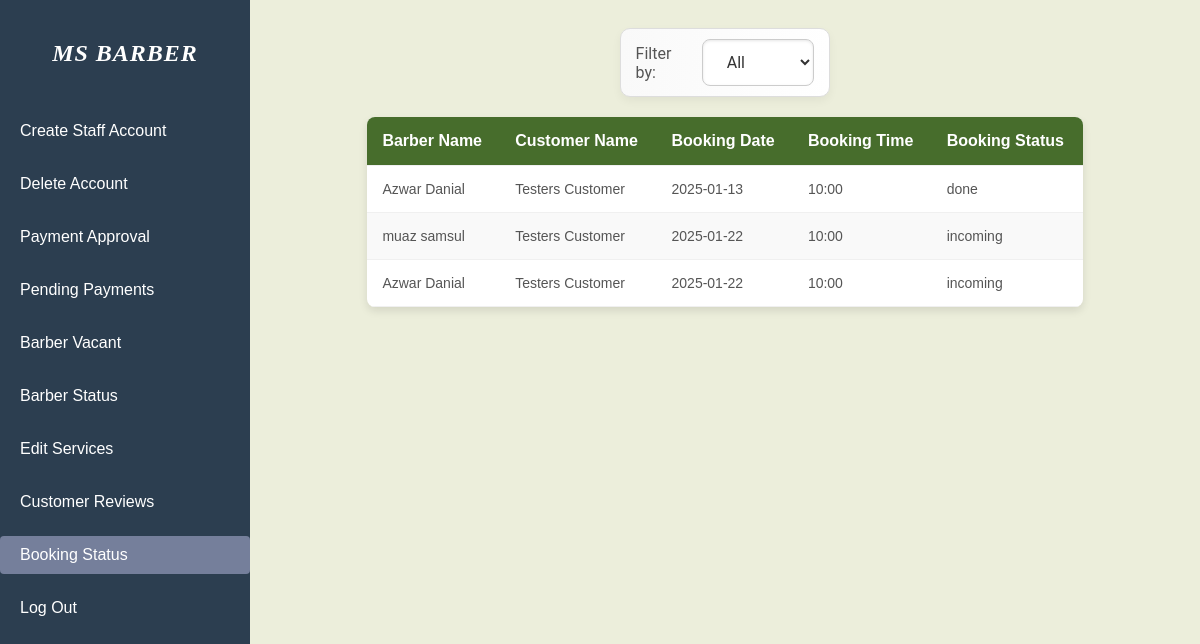
Screenshot of /admin-barbermonitor.php with the database file from the repository.
### tables this page shows
CREATE TABLE `booking` (
  `booking_id` int(11) NOT NULL,
  `barber_id` int(11) DEFAULT NULL,
  `customer_id` int(11) DEFAULT NULL,
  `booking_date` date NOT NULL,
  `booking_time` varchar(50) NOT NULL,
  `booking_totalprice` double NOT NULL,
  `booking_status` varchar(55) NOT NULL
);

CREATE TABLE `barber` (
  `barber_id` int(11) NOT NULL,
  `barber_email` varchar(50) NOT NULL,
  `barber_fname` varchar(50) NOT NULL,
  `barber_lname` varchar(50) NOT NULL,
  `barber_image` longblob NOT NULL,
  `barber_status` int(1) NOT NULL,
  `barber_password` varchar(255) NOT NULL,
  `barber_DOB` varchar(50) NOT NULL,
  `barber_phoneNumber` varchar(20) NOT NULL,
  `barber_exp` varchar(2) NOT NULL,
  `role` varchar(50) NOT NULL
);

CREATE TABLE `customer` (
  `customer_id` int(11) NOT NULL,
  `customer_fname` varchar(50) NOT NULL,
  `customer_lname` varchar(50) NOT NULL,
  `customer_email` varchar(50) NOT NULL,
  `customer_phone` varchar(20) NOT NULL,
  `customer_password` varchar(255) NOT NULL
);

### admin-barbermonitor.php (the view, shortened to what this page needs)
<?php
    include('connect.php');
    $filter = isset($_GET['filter']) ? $_GET['filter'] : 'all';
    $filterCondition = "";
    $sql = "SELECT c.customer_fname, c.customer_lname, b.barber_fname, b.barber_lname, bk.booking_date, bk.booking_time, bk.booking_status
            FROM booking bk
            JOIN customer c ON bk.customer_id = c.customer_id
            JOIN barber b ON bk.barber_id = b.barber_id
            $filterCondition";
    $result = $conn->query($sql);
    $bookings = $result->fetch_all(MYSQLI_ASSOC);
    function getCurrentPage() {
        return basename($_SERVER['PHP_SELF']);
    }
    $currentPage = getCurrentPage();
?>
<!DOCTYPE html>
<html lang="en">
<head>
    <link rel="stylesheet" href="admin.css">
</head>
<body>
    <header id="header">
        <div class="sidebar">
            <nav class="nav-bar">
                <a href="admin-homepage.php" class="logo"><span>MS Barber</span></a>
                <ul>
                    <li><a href="admin-createbarber.php" class="<?php echo ($currentPage == 'admin-createbarber.php') ? 'active' : ''; ?>">Create Staff Account</a></li>
                    <li><a href="admin-deleteaccount.php" class="<?php echo ($currentPage == 'admin-deleteaccount.php') ? 'active' : ''; ?>">Delete Account</a></li>
                    <li><a href="admin-payapproval.php" class="<?php echo ($currentPage == 'admin-payapproval.php') ? 'active' : ''; ?>">Payment Approval</a></li>
                    <li><a href="admin-pendingpayment.php" class="<?php echo ($currentPage == 'admin-pendingpayment.php') ? 'active' : ''; ?>">Pending Payments</a></li>
                    <li><a href="admin-updateavailable.php" class="<?php echo ($currentPage == 'admin-updateavailable.php') ? 'active' : ''; ?>">Barber Vacant</a></li>
                    <li><a href="admin-barberstatus.php" class="<?php echo ($currentPage == 'admin-barberstatus.php') ? 'active' : ''; ?>">Barber Status</a></li>
                    <li><a href="admin-editservice.php" class="<?php echo ($currentPage == 'admin-editservice.php') ? 'active' : ''; ?>">Edit Services</a></li>
                    <li><a href="admin-reviewcust.php" class="<?php echo ($currentPage == 'admin-reviewcust.php') ? 'active' : ''; ?>">Customer Reviews</a></li>
                    <li><a href="admin-barbermonitor.php" class="<?php echo ($currentPage == 'admin-barbermonitor.php') ? 'active' : ''; ?>">Booking Status</a></li>
                    <li><a href="user-logout.php">Log Out</a></li>
                </ul>
            </nav>
        </div>
    </header>
    <main>
    <form method="GET" id="filter-form" class="filter-form">
        <label for="filter" class="filter-label">Filter by:</label>
        <select name="filter" id="filter" class="filter-select" onchange="document.getElementById('filter-form').submit();">
            <option value="all" <?php echo $filter === 'all' ? 'selected' : ''; ?>>All</option>
        </select>
    </form>
    <table>
        <thead>
            <tr>
                <th>Barber Name</th>
                <th>Customer Name</th>
                <th>Booking Date</th>
                <th>Booking Time</th>
                <th>Booking Status</th>
            </tr>
        </thead>
        <tbody>
            <?php if (empty($bookings)): ?>
                <tr>
                    <td colspan="5">No bookings found.</td>
                </tr>
            <?php else: ?>
                <?php foreach ($bookings as $booking): ?>
                    <tr>
                        <td><?php echo htmlspecialchars($booking['barber_fname']) . " " . htmlspecialchars($booking['barber_lname']); ?></td>
                        <td><?php echo htmlspecialchars($booking['customer_fname']) . " " . htmlspecialchars($booking['customer_lname']); ?></td>
                        <td><?php echo htmlspecialchars($booking['booking_date']); ?></td>
                        <td><?php echo htmlspecialchars($booking['booking_time']); ?></td>
                        <td><?php echo htmlspecialchars($booking['booking_status']) ? htmlspecialchars($booking['booking_status']) : 'Incoming'; ?></td>
                    </tr>
                <?php endforeach; ?>
            <?php endif; ?>
        </tbody>
    </table>
    </main>
</body>
</html>

### admin.css (style rules this page uses)
body { background-color: #eceedb; font-family: Arial, Helvetica, sans-serif; }
a { text-decoration: none; }
header { position: -webkit-sticky; position: sticky; top: 0; transition: background-color 0.4s ease-in-out; }
.sidebar { width: 250px; background-color: #2c3e50; color: white; padding: 20px 0; position: fixed; height: 100vh; top: 0; left: 0; z-index: 1000; }
.nav-bar { padding: 0; display: flex; flex-direction: column; }
.nav-bar .logo { font-size: 24px; font-weight: bold; color: #fff; text-transform: uppercase; padding: 20px 20px 10px 20px; text-align: center; letter-spacing: 1px; margin-bottom: 20px; }
.nav-bar ul { list-style: none; padding: 0; margin: 0; }
.nav-bar ul li { margin: 15px 0; }
.nav-bar ul li a { color: #fff; text-decoration: none; font-size: 16px; font-weight: 500; padding: 10px 20px; display: block; border-radius: 5px; transition: background-color 0.3s, color 0.3s; }
.sidebar .nav-bar ul li a:hover, .sidebar .nav-bar ul li a.active { color: #fff; background-color: #757f9b; border-radius: 4px; }
main { margin-left: 250px; padding: 20px; flex-grow: 1; }
.logo { font-size: 30px; font-weight: bold; color: black; text-decoration: none; padding: 10px; transition: background-color 0.3s; cursor: pointer; font-family: 'Source Code Pro'; font-style: italic; }
table { width: 80%; margin: 20px auto; border-collapse: collapse; background-color: #fff; box-shadow: 0 4px 8px rgba(0, 0, 0, 0.1); border-radius: 8px; overflow: hidden; }
table thead { background-color: #476d2c; color: white; text-align: left; font-size: 16px; }
table th, table td { padding: 15px; border-bottom: 1px solid #f0f0f0; }
table tbody tr:nth-child(even) { background-color: #f9f9f9; }
table td { font-size: 14px; color: #555; }
table th { font-size: 16px; }
.filter-form { display: flex; align-items: center; justify-content: flex-start; width: 20%; gap: 15px; padding: 10px 15px; background: linear-gradient(90deg, #f9f9f9, #ffffff); border: 1px solid #ddd; border-radius: 10px; margin-bottom: 20px; margin-left: auto; margin-right: auto; box-shadow: 0 4px 10px rgba(0, 0, 0, 0.05); }
.filter-label { font-family: 'Roboto', sans-serif; font-size: 16px; color: #555; }
.filter-select { width: 70%; padding: 12px 20px; font-size: 16px; font-family: 'Roboto', sans-serif; color: #333; background: #fff; border: 1px solid #ccc; border-radius: 8px; transition: all 0.3s ease; box-shadow: inset 0 1px 3px rgba(0, 0, 0, 0.1); }

### rows the page displays
booking: barber.barber_fname "Azwar", barber.barber_lname "Danial", customer.customer_fname "Testers", customer.customer_lname "Customer", booking_date "2025-01-13", booking_time "10:00", booking_status "done"
booking: barber.barber_fname "muaz", barber.barber_lname "samsul", customer.customer_fname "Testers", customer.customer_lname "Customer", booking_date "2025-01-22", booking_time "10:00", booking_status "incoming"
booking: barber.barber_fname "Azwar", barber.barber_lname "Danial", customer.customer_fname "Testers", customer.customer_lname "Customer", booking_date "2025-01-22", booking_time "10:00", booking_status "incoming"
